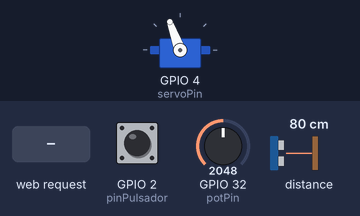
Recording of a sketch running on a simulated ESP32. Parts: servo. The inputs (shaded band) are chosen by the test bench; at power-on: distance to the obstacle 80 cm, GPIO 2 (pinPulsador) HIGH, GPIO 32 (potPin) = 2048. WiFi joins after 1.5 s; servers stay silent unless stated; what the sketch prints to the serial monitor is not drawn.

Above: at 2.7 s.
2.8 s: distance to the obstacle set to 50 cm
4.3 s: distance to the obstacle set to 40 cm
At 4.54 s:
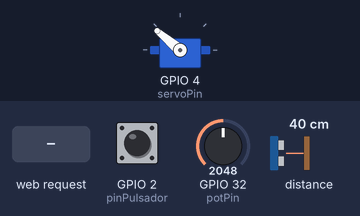
At 5.5 s:
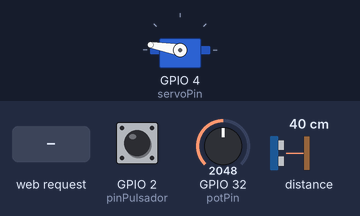
6.0 s: distance to the obstacle set to 18 cm
At 7.4 s:
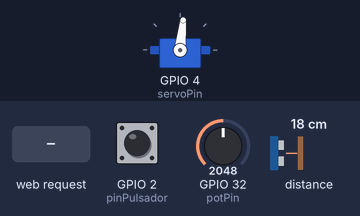
9.0 s: GPIO 2 (pinPulsador) pulled LOW for 0.15 s
12.1 s: HTTP request GET /distanciaweb/ received
Timing chart, 0 to 15.1 s (numbered marks = the images above; inputs shaded):
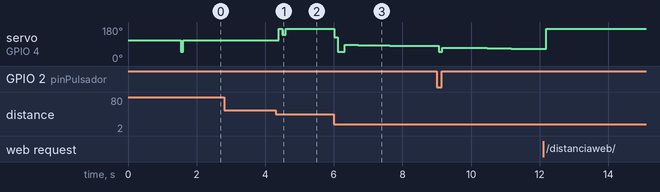

The sketch:

servo.ino
```cpp
#include <WiFi.h>
#include <WebSocketsServer.h>
#include "Adafruit_VL53L0X.h"
#include <ESP32Servo.h>

// ---------- CONFIG WiFi ----------
const char *ssid = "Galaxy A52A281";
const char *password = "0987654321";

// ---------- Pines ----------
#define SDA 21
#define SCL 22
const int potPin = 32;
const int pinPulsador = 2;
const int servoPin = 4;

// ---------- Objetos ----------
Adafruit_VL53L0X lox = Adafruit_VL53L0X();
Servo servo;
WiFiServer server(80);
WebSocketsServer webSocket = WebSocketsServer(81);
String header;

// ---------- Variables ----------
float distance;
float setpoint = 20.0;
int x1, x2, x3, x4, x5;
bool ultimoEstadoBoton = HIGH;
String modo = "wifi";  // "wifi" o "pot"

// ---------- PID ----------
float error, prev_error = 0;
float P, I, D, U;
float I_term = 0;
float T = 0.1;
unsigned long t_prev = 0;
float Kp = 2.7;
float Ki = 0.2;
float Kd = 0.8;

// ---------- SETUP ----------
void setup() {
  Serial.begin(115200);
  pinMode(pinPulsador, INPUT_PULLUP);

  servo.setPeriodHertz(50);
  servo.attach(servoPin, 1000, 2000);
  servo.write(110);

  if (!lox.begin()) {
    Serial.println(F("❌ VL53L0X no detectado"));
    while (1);
  }

  WiFi.begin(ssid, password);
  Serial.print("Conectando a WiFi");
  while (WiFi.status() != WL_CONNECTED) {
    delay(500); Serial.print(".");
  }
  Serial.println("\n✅ Conectado!");
  Serial.print("IP: "); Serial.println(WiFi.localIP());

  server.begin();
  webSocket.begin();
  webSocket.onEvent(onWebSocketEvent);
}

// ---------- LOOP PRINCIPAL ----------
void loop() {
  webSocket.loop();
  WiFiClient client = server.available();

  distance = MedirLaser();

  if (distance > 0) {
    unsigned long t_now = millis();
    if ((t_now - t_prev) >= T * 1000) {
      ejecutarPID();
      t_prev = t_now;
    }
  } else {
    servo.write(110);
  }

  // Enviar distancia real
  static unsigned long lastSend = 0;
  if (millis() - lastSend > 200) {
    lastSend = millis();
    String mensaje = (distance <= 0) ? "Fuera de rango" : String(int(distance));
    webSocket.broadcastTXT("real:" + mensaje);
  }

  // Enviar valor del potenciómetro
  static unsigned long lastPotSend = 0;
  if (millis() - lastPotSend > 300) {
    lastPotSend = millis();
    int potValue = MedirPot(false);
    webSocket.broadcastTXT("analog:" + String(potValue));
  }

  // Leer pulsador solo si está en modo "pot"
  bool estadoBoton = digitalRead(pinPulsador);
  if (ultimoEstadoBoton == HIGH && estadoBoton == LOW) {
    Serial.println("🔘 Pulsador presionado (modo potenciómetro)");
    int potValue = MedirPot(true);
    setpoint = potValue;
    Serial.println("✅ Setpoint actualizado desde potenciómetro: " + String(setpoint));
  }
  ultimoEstadoBoton = estadoBoton;

  // Leer setpoint desde slider HTTP (modo WiFi)
  if (client) {
    String currentLine = "";
    while (client.connected()) {
      if (client.available()) {
        char c = client.read();
        header += c;

        if (c == '\n') {
          if (currentLine.length() == 0) {
            int index = header.indexOf("GET /distanciaweb/");
            if (index >= 0) {
              int fin = header.indexOf(' ', index + 18);
              String valorStr = header.substring(index + 18, fin);
              float distanciaRecibida = valorStr.toFloat();

              if (modo == "wifi") {
                setpoint = distanciaRecibida;
                Serial.println("🌐 Setpoint actualizado desde slider HTTP: " + String(setpoint));
              }
            }

            client.println("HTTP/1.1 200 OK");
            client.println("Content-type:text/html");
            client.println("Connection: close");
            client.println();
            client.println("<html><body><h1>Dato recibido</h1></body></html>");
            break;
          } else {
            currentLine = "";
          }
        } else if (c != '\r') {
          currentLine += c;
        }
      }
    }
    header = "";
    client.stop();
  }
}

// ---------- FUNCIONES ----------
float MedirLaser() {
  VL53L0X_RangingMeasurementData_t measure;
  lox.rangingTest(&measure, false);

  x5 = x4; x4 = x3; x3 = x2; x2 = x1; x1 = measure.RangeMilliMeter;
  int x = (x1 + x2 + x3 + x4 + x5) / 5;

  float d = 0.1002 * x - 3.4301;
  if (d > 6)  d = 0.0939 * x - 2.301;
  if (d > 20) d = 0.0939 * x - 1.9301;
  if (measure.RangeStatus == 4 || d >= 40) d = -1;

  return d;
}

int MedirPot(bool imprimir) {
  int raw = analogRead(potPin);
  int dist = map(raw, 0, 4095, 0, 45);
  if (imprimir) {
    Serial.println("====================================");
    Serial.println("🔵 Valor leído del potenciómetro:");
    Serial.print("🔹 Distancia: ");
    Serial.print(dist);
    Serial.println(" cm");
    Serial.println("====================================");
  }

  return dist;
}

void ejecutarPID() {
  error = setpoint - distance;
  P = Kp * error;
  I_term += Ki * error * T;
  D = Kd * (error - prev_error) / T;
  U = P + I_term + D;

  U = constrain(U, -30, 30);
  int angulo;

  if (abs(U) < 2) {
    angulo = 110;
  } else if (U < 0) {
    angulo = map(U, -30, -3, 170, 125);
  } else {
    angulo = map(U, 3, 30, 95, 50);
  }

  angulo = constrain(angulo, 50, 170);
  servo.write(angulo);

  prev_error = error;
}

void onWebSocketEvent(uint8_t num, WStype_t type, uint8_t * payload, size_t length) {
  if (type == WStype_CONNECTED) {
    IPAddress ip = webSocket.remoteIP(num);
    Serial.printf("🟢 Cliente %u conectado desde %d.%d.%d.%d\n", num, ip[0], ip[1], ip[2], ip[3]);
  } else if (type == WStype_DISCONNECTED) {
    Serial.printf("🔴 Cliente %u desconectado\n", num);
  } else if (type == WStype_TEXT) {
    String msg = String((char*)payload);
    Serial.printf("📨 Mensaje del cliente %u: %s\n", num, msg.c_str());

    if (msg == "wifi") {
      modo = "wifi";
      Serial.println("🌐 Modo cambiado a WiFi");
    } else if (msg == "pot") {
      modo = "pot";
      Serial.println("🎚️ Modo cambiado a Potenciómetro");
    } else if (msg.startsWith("enviarWifi")) {
      if (modo == "wifi") {
        int valor = msg.substring(10).toInt();
        setpoint = valor;
        Serial.println("✅ Setpoint actualizado desde WiFi: " + String(setpoint));
      }
    }
  }
}
```

Measured:
- the behaviour switches between 45 and 44 cm on distance to the obstacle (found by bisection; images 0 and 1)
- after the input at 2.8 s, every drawn part: stays the same
- after the input at 4.3 s, servo on GPIO 4 (servoPin): 110° → 170° after 0.09 s, → 140° 0.10 s later, → 170° 0.10 s later
- after the input at 6.0 s, servo on GPIO 4 (servoPin): 170° → 125° at once, → 50° 0.10 s later, → 85° 0.20 s later, → 84° 0.40 s later, … (6 changes in this stretch)
